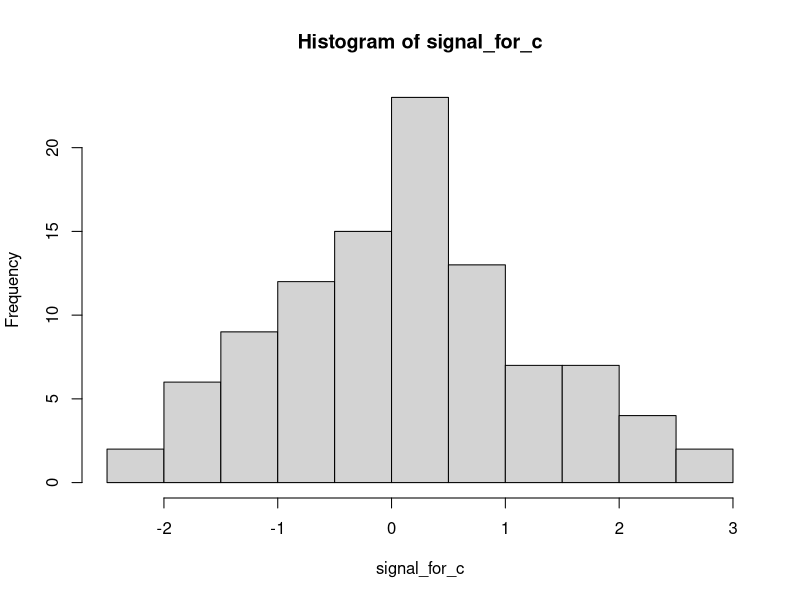

Source code (R):
## ---- chunk 1
knitr::opts_chunk$set(echo = TRUE)
library(tidyverse)
library(here)
## ---- chunk 2

unknown_true_value_for_c = 0
fp_amount_of_noise = 1

signal_for_c = rnorm(100, 
                     unknown_true_value_for_c, 
                     fp_amount_of_noise ^ 2)


hist(signal_for_c)
## ---- chunk 3
percision_at_time_t0 = 0.2
utility_at_t0 = .1

precision_at_t1 = percision_at_time_t0 + fp_amount_of_noise ^ (-2)
utilitiy_at_t1 = (fp_amount_of_noise ^ (-2) * sample(signal_for_c, 1) + percision_at_time_t0 * utility_at_t0) / precision_at_t1

precision_at_t1
utilitiy_at_t1
  
## ---- chunk 4
update_precision <- function(previous_timepoint_precision, 
                             noise_in_signal){
  
  current_precision <- previous_timepoint_precision + noise_in_signal
  return (current_precision)
  
}

update_mean_item_value <- function(signal_noise, signal_distribution, 
                                   previous_timepoint_precision,
                                   previous_timepoint_mean_item_value, 
                                   current_precision){
  
  current_mean_value <- ((signal_noise ^ (-2) * sample(signal_distribution, 1) + 
                            previous_timepoint_precision * previous_timepoint_mean_item_value)) / current_precision
  
  return (current_mean_value)

}



## ---- chunk 5
initial_belief_mean_item_value <- 1
initial_belief_variance <- .2
noise_in_signal <- initial_belief_variance ^ 2
prior_distribution <- rnorm(100, 
                            mean = initial_belief_mean_item_value, 
                            sd = noise_in_signal)

initial_utility <- initial_belief_mean_item_value
initial_precision <- initial_belief_variance ^ (-2)


# pretend to have 100 time points 
precision_vector <- c(initial_precision)
utility_vector <- c(initial_utility)

for (i in 1:100){
  
  previous_timepoint_precision = precision_vector[i]
  noise_in_signal = noise_in_signal
  current_timepoint_precision = update_precision(previous_timepoint_precision, 
                                                 noise_in_signal)
  
  precision_vector <- c(precision_vector, current_timepoint_precision)
  
  
  previous_timepoint_utility = utility_vector[i]
  previous_time_point_distribution = rnorm(100, 
                            mean = previous_timepoint_utility, 
                            sd = noise_in_signal)
  
  
  
  current_timepoint_utility = update_mean_item_value(noise_in_signal, 
                                                     previous_time_point_distribution,  
                                   previous_timepoint_precision,
                                   previous_timepoint_utility, 
                                   current_timepoint_precision)

  utility_vector <- c(utility_vector, current_timepoint_utility)
  
}

  
